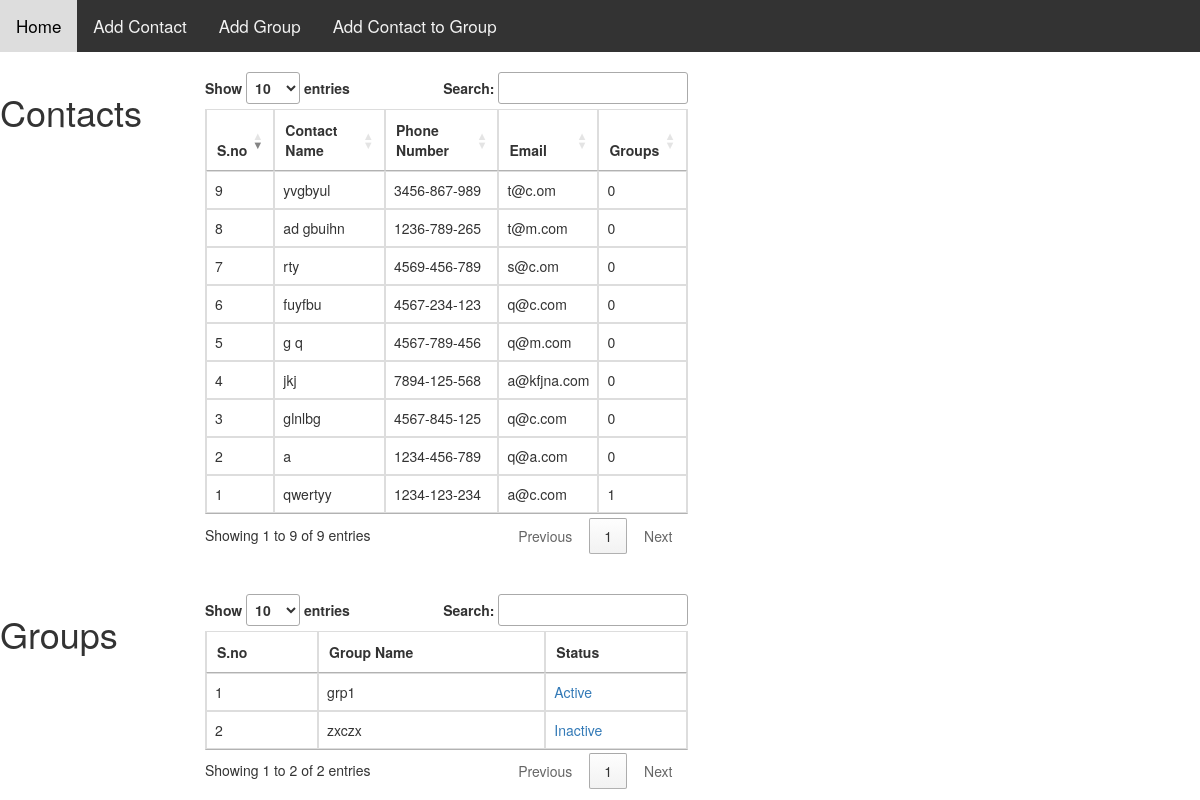
/Contact/welcome.php (signed in), run on the app's committed database.
### tables this page shows
CREATE TABLE `contacts` (
  `id` int(11) NOT NULL,
  `name` varchar(100) NOT NULL,
  `phone` varchar(12) NOT NULL,
  `email` varchar(100) NOT NULL,
  `address` varchar(100) NOT NULL,
  `u_id` int(10) NOT NULL,
  `g_id` int(10) NOT NULL,
  `status` int(1) NOT NULL DEFAULT '1'
);

CREATE TABLE `groups` (
  `id` int(11) NOT NULL,
  `grp_name` varchar(100) NOT NULL,
  `c_id` int(11) NOT NULL,
  `status` int(11) NOT NULL DEFAULT '1'
);

### Contact/welcome.php (the view, shortened to what this page needs)
<?php
  include('include/conn.php');
  $id=$_SESSION['uid'];
?>
<!DOCTYPE html>
<html>
  <head>
    <link rel="stylesheet" type="text/css" href="style.css">
<link rel="stylesheet" href="https://cdnjs.cloudflare.com/ajax/libs/jquery-confirm/3.3.0/jquery-confirm.min.css">
<link rel="stylesheet" type="text/css" href="//cdn.datatables.net/1.10.16/css/jquery.dataTables.min.css">
 <link rel="stylesheet" href="https://maxcdn.bootstrapcdn.com/bootstrap/3.3.7/css/bootstrap.min.css">
    <link rel="stylesheet" type="text/css" href="style.css">
  </head>
  <body>
      <div class="topnav">
        <a href="welcome.php" class="active">Home</a>
        <a href="addcontact.php">Add Contact</a>
        <a href="addGroup.php">Add Group</a>
  <a href="addcontactgrp.php">Add Contact to Group</a>
            </div>
      <br>
      <div class="row">
        <div class="col-md-2"><h1>Contacts</h1></div>
        <div class="col-md-5">
      <table id="myTable" class="table table-responsive table-bordered table-hover example1">
        <thead>
          <tr>
           <th>S.no</th>
            <th>Contact Name</th>
            <th>Phone Number</th>
            <th>Email</th>
            <th>Groups</th>
          </tr>
        </thead>
        <div id="hiding">
        <tbody>
          <?php $sq="SELECT * FROM contacts WHERE u_id='$id'";
                $mana1=mysqli_query($con,$sq);
				$n=0;
                while($r=mysqli_fetch_array($mana1)){
					$n=$n+1;
           ?>
          <tr><td><?php echo $n; ?></td><td><?php echo $r['name']; ?></td><td><?php echo $r['phone']; ?></td><td><?php echo $r['email']; ?></td><td><?php echo $r['g_id']; ?></td></tr>
          <?php } ?>
</tbody>
</div>
</table>
</div>
<div class="col-md-2"></div></div>
<br><br>
<div class="row">
        <div class="col-md-2"><h1>Groups</h1></div>
        <div class="col-md-5">
      <table id="myTable" class="table table-responsive table-bordered table-hover example2">
        <thead>
          <tr>
           <th>S.no</th>
            <th>Group Name</th>
            <th>Status</th>
          </tr>
        </thead>
        <div id="hiding">
        <tbody>
          <?php $sq="SELECT * FROM groups WHERE c_id='$id'";
          $n=0;
                $mana1=mysqli_query($con,$sq);
                if(mysqli_num_rows($mana1)>0){
                while($r=mysqli_fetch_array($mana1)){
                  $n=$n+1;
           ?>
          <tr><td><?php echo $n; ?></td><td><?php echo $r['grp_name']; ?></td><td><?php if($r['status']==1){ ?><a href="grpstat.php?id=<?php echo $r['id']; ?>">Inactive</a><?php }else if($r['status']==0){ ?><a href="grpstat.php?id=<?php echo $r['id']; ?>">Active</a><?php } ?></td></tr>
          <?php } }?>
</tbody>
</div>
</table>
</div>
<div class="col-md-2"></div></div>
  </body>
</html>

### Contact/style.css (style rules this page uses)
.topnav { overflow: hidden; background-color: #333; }
.topnav a { float: left; color: #f2f2f2; text-align: center; padding: 14px 16px; text-decoration: none; font-size: 17px; }

### Contact/welcome.php (style rules this page uses)
.example1 { width: 50%; }

### data on the page
contacts: name "qwertyy", phone "1234-123-234", email "a@c.com", g "1"
contacts: name "a", phone "1234-456-789", email "q@a.com", g "0"
contacts: name "glnlbg", phone "4567-845-125", email "q@c.com", g "0"
contacts: name "jkj", phone "7894-125-568", email "a@kfjna.com", g "0"
contacts: name "g q", phone "4567-789-456", email "q@m.com", g "0"
contacts: name "fuyfbu", phone "4567-234-123", email "q@c.com", g "0"
contacts: name "rty", phone "4569-456-789", email "s@c.om", g "0"
contacts: name "ad gbuihn", phone "1236-789-265", email "t@m.com", g "0"
contacts: name "yvgbyul", phone "3456-867-989", email "t@c.om", g "0"
groups: grp_name "grp1"
groups: grp_name "zxczx"
